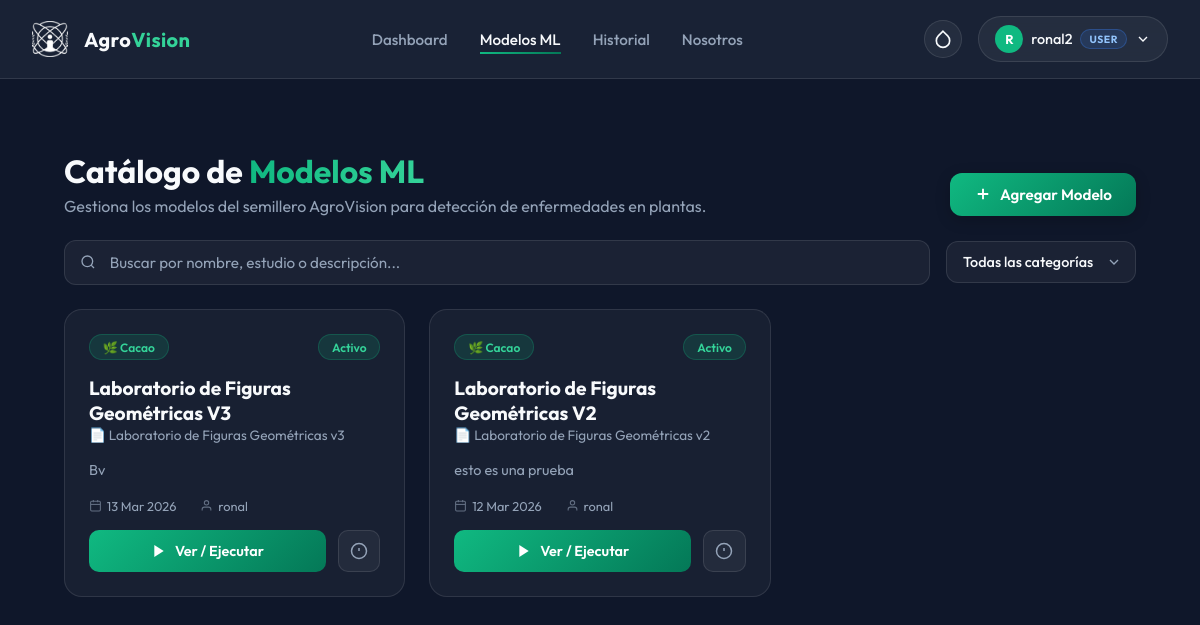
The page /modelos/ (signed in) on the database as committed earlier.
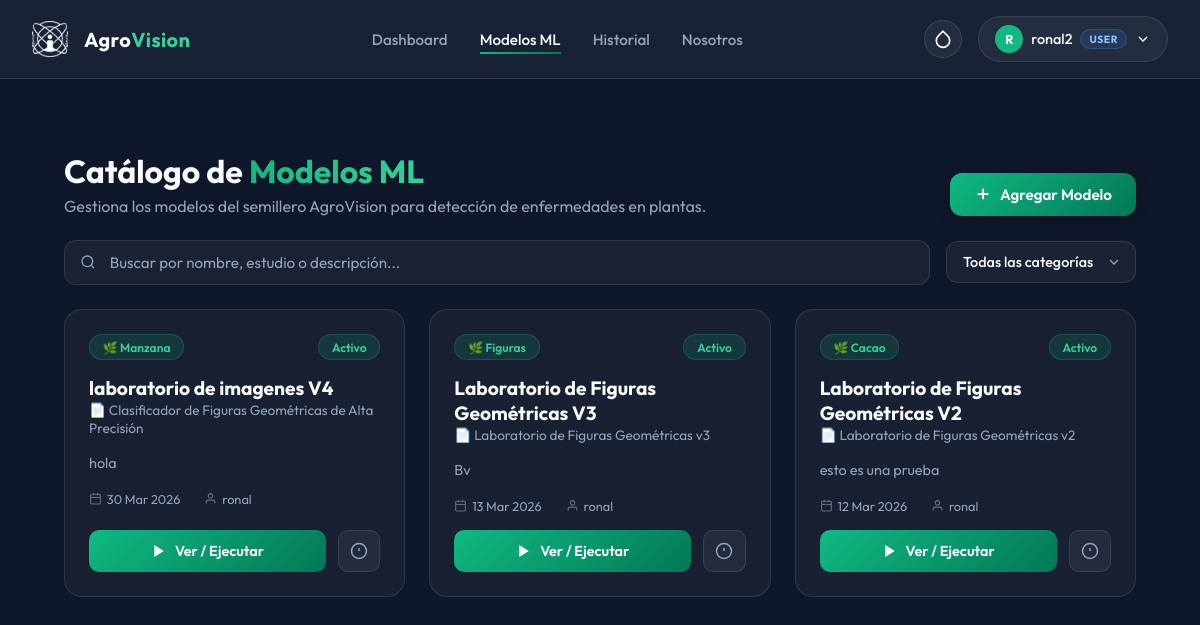
The same page on the database as committed later.
### app/models.py (models this page shows, shortened)
class ModeloML(models.Model):
    ESTADO_CHOICES = [
        ('activo', 'Activo'),
        ('inactivo', 'Inactivo'),
        ('entrenamiento', 'En Entrenamiento'),
    ]
    nombre = models.CharField(max_length=255)
    nombre_estudio = models.CharField(max_length=255, verbose_name='Nombre del Estudio')
    descripcion = models.TextField()
    categoria = models.CharField(max_length=100)
    estado = models.CharField(max_length=20, choices=ESTADO_CHOICES, default='activo')
    archivo_modelo = models.FileField(
        upload_to='modelos_ml/',
        verbose_name='Archivo del Modelo (.onnx, .pkl)',
        help_text='Sube el archivo de tu modelo entrenado (formatos aceptados: .onnx, .pkl)'
    )
    documento_estudio = models.FileField(
        upload_to='estudios_pdf/',
        verbose_name='Documento del Estudio (PDF)',
        blank=True,
        null=True,
        help_text='Documento PDF con la investigación o estudio relacionado'
    )
    precision = models.DecimalField(
        max_digits=5,
        decimal_places=2,
        blank=True,
        null=True,
        verbose_name='Precisión (%)',
        help_text='Precisión del modelo en porcentaje (ej: 95.87)'
    )
    img_width = models.IntegerField(
        default=28,
        verbose_name='Ancho de Entrada (px)',
        help_text='Ancho esperado de la imagen por el modelo ONNX (ej: 28, 224).'
    )
    img_height = models.IntegerField(
        default=28,
        verbose_name='Alto de Entrada (px)',
        help_text='Alto esperado de la imagen por el modelo ONNX (ej: 28, 224).'
    )
    es_rgb = models.BooleanField(
        default=False,
        verbose_name='¿Es RGB (A color)?',
        help_text='Marca esta opción si el modelo fue entrenado con imágenes a color. Déjalo vacío si es en escala de grises.'
    )
    invertir_colores = models.BooleanField(
        default=False,
        verbose_name='¿Invertir Colores?',
        help_text='Ideal para modelos como MNIST que esperan trazos blancos sobre fondo negro.'
    )
    nombres_clases = models.TextField(
        blank=True,
        null=True,
        verbose_name='Nombres de las Clases',
        help_text='Nombres separados por comas. Ej: "Manzana Sana,Manzana Enferma". Convierte el resultado numérico en texto legible.'
    )
    usuario = models.ForeignKey(User, on_delete=models.CASCADE, related_name='modelos_ml')
    fecha_creacion = models.DateTimeField(auto_now_add=True)
    fecha_actualizacion = models.DateTimeField(auto_now=True)
    class Meta:
        ordering = ['-fecha_creacion']
        verbose_name = 'Modelo ML'
        verbose_name_plural = 'Modelos ML'

### app/views.py (the view)
# urls.py: path('modelos/', views.modelos_lista, name='modelos_lista'),
@login_required(login_url='index')
def modelos_lista(request):
    from app.models import ModeloML, Categoria
    query = request.GET.get('q', '')
    categoria = request.GET.get('categoria', '')
    modelos = ModeloML.objects.all().order_by('-fecha_creacion')
    if query:
        modelos = (
            modelos.filter(nombre__icontains=query) |
            modelos.filter(nombre_estudio__icontains=query) |
            modelos.filter(descripcion__icontains=query)
        )
    if categoria:
        modelos = modelos.filter(categoria__iexact=categoria)
    categorias_en_uso = (
        ModeloML.objects.values_list('categoria', flat=True)
        .distinct()
        .order_by('categoria')
    )
    return render(request, 'modelos_lista.html', {
        'modelos': modelos,
        'categorias': categorias_en_uso,
        'query': query,
        'categoria_activa': categoria,
    })

### app/templates/modelos_lista.html (shortened to what this page needs)
{% extends "base.html" %}
{% block content %}
<div class="page-header">
    <div class="page-header-left">
        <h1>Catálogo de <span>Modelos ML</span></h1>
        <p>Gestiona los modelos del semillero AgroVision para detección de enfermedades en plantas.</p>
    </div>
    <a href="{% url 'modelo_crear' %}" class="btn-nuevo">
        <svg width="18" height="18" viewBox="0 0 24 24" fill="none" stroke="currentColor" stroke-width="2.5"><path d="M12 5v14M5 12h14"/></svg>
        Agregar Modelo
    </a>
</div>
<div class="search-bar" x-data="{
    q: '{{ query|escapejs }}',
    cat: '{{ categoria_activa|escapejs }}',
    debounce: null,
    search() {
        clearTimeout(this.debounce);
        this.debounce = setTimeout(() => {
            if (this.q.length > 0 && this.q.length < 2) return; // espera al menos 2 caracteres
            const params = new URLSearchParams();
            if (this.q) params.set('q', this.q);
            if (this.cat) params.set('categoria', this.cat);
            window.location.href = '{% url 'modelos_lista' %}' + (params.toString() ? '?' + params.toString() : '');
        }, 900);
    },
    filterCat() {
        const params = new URLSearchParams();
        if (this.q) params.set('q', this.q);
        if (this.cat) params.set('categoria', this.cat);
        window.location.href = '{% url 'modelos_lista' %}' + (params.toString() ? '?' + params.toString() : '');
    }
}">
    <div class="search-input-wrap">
        <svg width="16" height="16" viewBox="0 0 24 24" fill="none" stroke="currentColor" stroke-width="2"><circle cx="11" cy="11" r="8"/><path d="m21 21-4.35-4.35"/></svg>
        <input type="text" class="search-input" placeholder="Buscar por nombre, estudio o descripción..."
            x-model="q" @input="search()">
    </div>
    <select class="filter-select" x-model="cat" @change="filterCat()">
        <option value="">Todas las categorías</option>
    </select>
</div>
<div class="modelos-grid">
    {% if modelos %}
        {% for modelo in modelos %}
        <div class="modelo-card">
            <div class="card-top">
                <span class="categoria-badge">🌿 {{ modelo.categoria|capfirst }}</span>
                <span class="estado-badge estado-{{ modelo.estado }}">{{ modelo.get_estado_display }}</span>
            </div>
            <div>
                <div class="card-nombre">{{ modelo.nombre }}</div>
                <div class="card-estudio">📄 {{ modelo.nombre_estudio }}</div>
            </div>
            <p class="card-descripcion">{{ modelo.descripcion }}</p>
            <div class="card-meta">
                <span class="card-meta-item">
                    <svg width="13" height="13" viewBox="0 0 24 24" fill="none" stroke="currentColor" stroke-width="2"><rect x="3" y="4" width="18" height="18" rx="2" ry="2"/><line x1="16" y1="2" x2="16" y2="6"/><line x1="8" y1="2" x2="8" y2="6"/><line x1="3" y1="10" x2="21" y2="10"/></svg>
                    {{ modelo.fecha_creacion|date:"d M Y" }}
                </span>
                <span class="card-meta-item">
                    <svg width="13" height="13" viewBox="0 0 24 24" fill="none" stroke="currentColor" stroke-width="2"><path d="M20 21v-2a4 4 0 0 0-4-4H8a4 4 0 0 0-4 4v2"/><circle cx="12" cy="7" r="4"/></svg>
                    {{ modelo.usuario.get_full_name|default:modelo.usuario.username }}
                </span>
            </div>
            <div class="card-actions">
                <a href="{% url 'modelo_detalle' modelo.pk %}" class="btn-play">
                    <svg width="16" height="16" viewBox="0 0 24 24" fill="currentColor"><polygon points="5 3 19 12 5 21 5 3"/></svg>
                    Ver / Ejecutar
                </a>
                <a href="{% url 'modelo_detalle' modelo.pk %}" class="btn-detalle" title="Ver detalle">
                    <svg width="18" height="18" viewBox="0 0 24 24" fill="none" stroke="currentColor" stroke-width="2"><circle cx="12" cy="12" r="10"/><line x1="12" y1="8" x2="12" y2="12"/><line x1="12" y1="16" x2="12.01" y2="16"/></svg>
                </a>
            </div>
        </div>
        {% endfor %}
    {% endif %}
</div>
{% endblock %}

Rows that differ between the two databases and show on the page:
added ModeloML: categoria "Manzana", estado "Activo", nombre "laboratorio de imagenes V4", nombre_estudio "Clasificador de Figuras Geométricas de Alta Precisión", descripcion "hola", fecha_creacion "30 Mar 2026", usuario.get_full_name "ronal"
changed ModeloML "Laboratorio de Figuras Geométricas V3": categoria "Cacao" → "Figuras"
